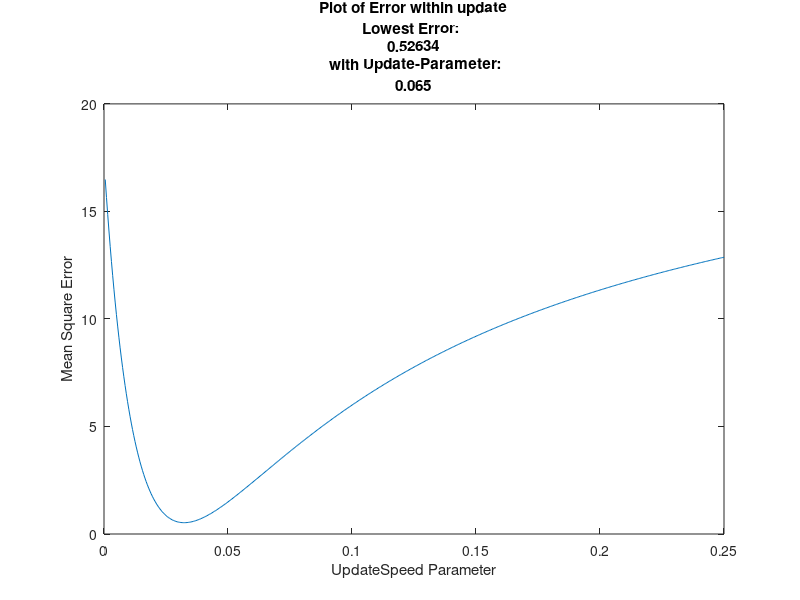

This chart was generated by the following MATLAB code:
%          Exhaustive search parameter tuning   Assignment Week 5
%          Sander Martijn Kerkdijk               Max Turpijn
%          Course: Behaviour Dynamics in social Networks 
%               Vrije Universiteit Amsterdam 2015
%                    Copying will be punished

% INITIALIZATION

%   Load reference Dataset
load EmpiricalData.mat;

%   Load given Weights of the edges.
load WeightEdges.mat;

%   Calculate size of Given Matrix
Size = size(EmpiricalData);

%   Set Accurancy of the search
Accurancy = 0.001;

%   Set Maximum Update
MaximumUpdate = 0.5;

%   Initialize first step
StepSize = 1;

%   Initialize First Atempt of an parameter
TriedUpdateParameters = 1;

%   Initialize number of agents
NumberAgents = Size(1,2);

%   Set endtime
EndTime = Size(1,1);

%   Make a Update Speed Parameter that goes up by every attempt
UpdateSpeedParameter = Accurancy;
 
%   Set the scalevector for every agent
ScaleVector = sum(WeightOfEdges,2);

%   Initialize AggImpact array
AggImpact = double(NumberAgents);

%   Initialize State matrix
State = zeros(EndTime,NumberAgents);

%   Initialize ErrorUpdateParameter Array (output of the errors + number of updateparameter
ErrorOfUpdateParameter = zeros((MaximumUpdate/Accurancy),1);

%   Set a initial error (High because of the threshold)
Error = 100;

%   Set a initial best value for the update parameter
BestValue = 0;

%   Begin Search
%   While loop with tried attempts for updateparameter in given range of maximum update / accurancy
while TriedUpdateParameters <= (MaximumUpdate/Accurancy)
    Steps = 1;
    
    %   Get first state from given reference dataset.
    State(1,:) = EmpiricalData(1,:);
    
    %   While Steps are Smaller then Endtime
    while Steps < EndTime 
        Steps = Steps + 1;
    %   calculate AGGIMPACT
        for agent = 1:NumberAgents
            ssum = 0;
            AggImpact(agent) = 0;
            %   calculate SUM
             for agents = 1:NumberAgents
                ssum = ssum + ((WeightOfEdges(agent,agents)*State((Steps-1),agents)));  
             end
            %   Add find sum to given agent by aggimpact(t) + (SSUM/ScaledVector)
            AggImpact(agent) = AggImpact(agent) +((ssum)/ScaleVector(agent)); 
        end 
            for agents = 1:NumberAgents
                %   Determine the opinions
                %   State (t+1) = State(t) + ((UpdateParameter * AggImpact)- State(t)
                State(Steps,agents) = State((Steps-1),agents) + (UpdateSpeedParameter*((AggImpact(agents) - State((Steps-1),agents))));    
            end
    end
    
   %    Calculate the SSR 
   
   %    Difference = ReferenceDataSet - DataSet by given update speed variable
    Difference =  EmpiricalData-State;
    
    %   SSR = (The sum of all differences between referencedataset and DataSet by given update Variable) ^2 
    SSR = sum(Difference(:).^2);
   
   %    Put the SSR into the Matrix ErrorUpdateParameter 
   ErrorOfUpdateParameter(TriedUpdateParameters,1) = SSR;
   
   %    Higher the TriedUpdateParamaters with 1
   TriedUpdateParameters = TriedUpdateParameters +1;
   %    Update the UpdateSpeedParameter with the given Accurancy
   UpdateSpeedParameter = UpdateSpeedParameter + Accurancy;
   
end  

%       Find the minimum error between the given set and a applied UpdateParameter
[MinimumError,PositionOfSmallestError] = min(ErrorOfUpdateParameter);

%       Convert row number to real value
ValueOfMinimalError = (PositionOfSmallestError * Accurancy);


%       Plot the X of the UpdateParameterValue and Y UpdateParameterError
plot(ErrorOfUpdateParameter);
ylabel('Mean Square Error')
xlabel('UpdateSpeed Parameter')
set(gca, 'XTickLabel',{num2str((Accurancy*0)*(MaximumUpdate/Accurancy)),num2str((Accurancy*0.1)*(MaximumUpdate/Accurancy)),num2str((Accurancy*0.2)*(MaximumUpdate/Accurancy)),num2str((Accurancy*0.3)*(MaximumUpdate/Accurancy)),num2str((Accurancy*0.4)*(MaximumUpdate/Accurancy)),num2str((Accurancy*0.5)*(MaximumUpdate/Accurancy)),num2str((Accurancy*0.6)*(MaximumUpdate/Accurancy)),num2str((Accurancy*0.7)*(MaximumUpdate/Accurancy)),num2str((Accurancy*0.8)*(MaximumUpdate/Accurancy)),num2str((Accurancy*0.9)*(MaximumUpdate/Accurancy)),num2str((Accurancy*1)*(MaximumUpdate/Accurancy))})
title({'Plot of Error within update', 'Lowest Error: ',num2str(MinimumError),' with Update-Parameter:',num2str(ValueOfMinimalError)});
